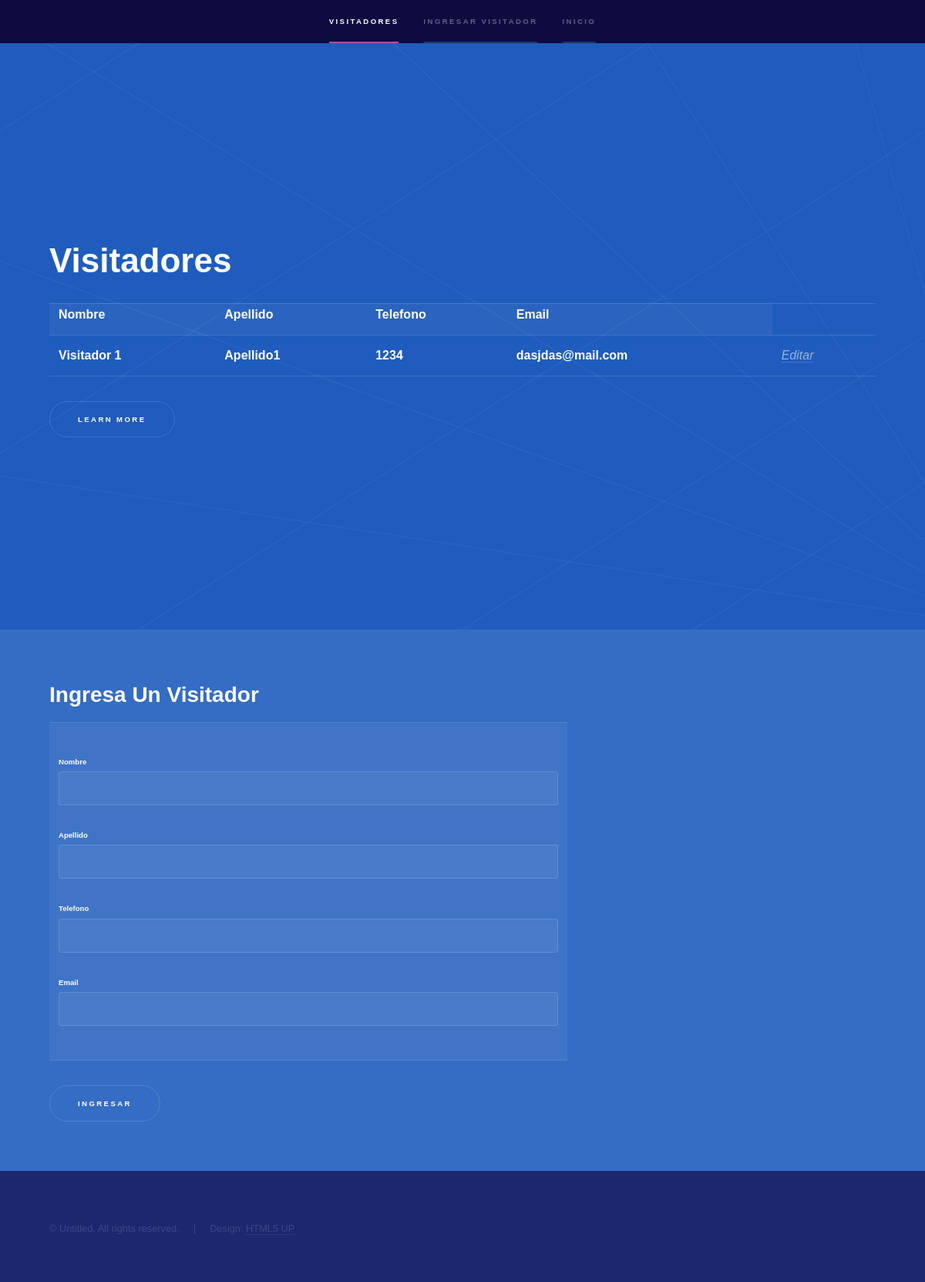
The app's page /visitador/visitador/ (signed in), older data.
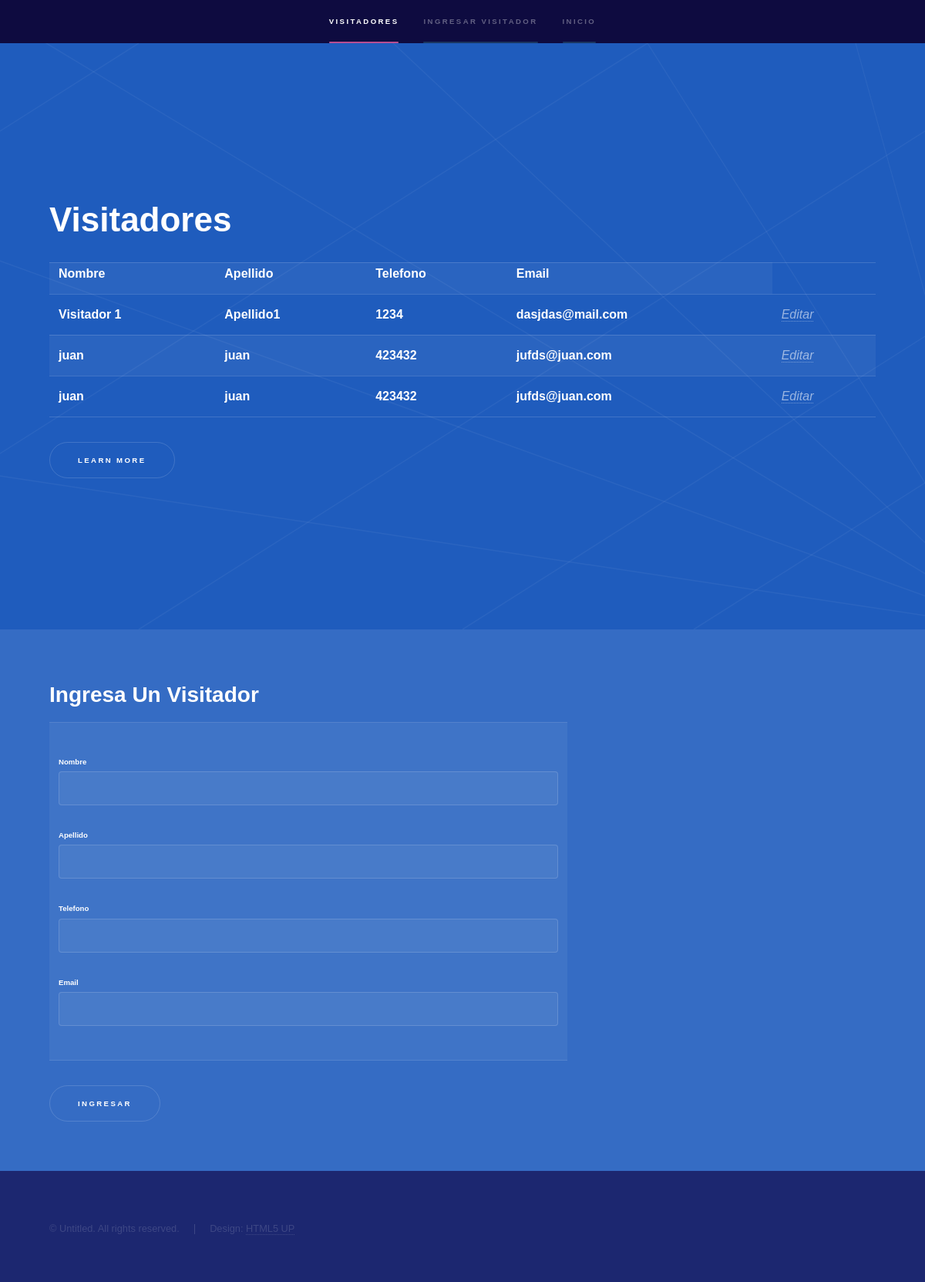
The same page, newer data.
### Visitadores/models.py (models this page shows, shortened)
class Registrar(models.Model):
    Nombre = models.CharField(max_length = 120, blank = True, null = False)
    Apellido = models.CharField(max_length = 120, blank = True, null = False)
    Telefono = models.CharField(max_length = 120, blank = True, null = False)
    Email = models.EmailField()

### Visitadores/views.py (the view)
def visitadores(request):
    form = VisitadoresModelsForms(request.POST or None)
    queryset = re.objects.all()
    if form.is_valid():
        instance = form.save(commit=False)
        instance.save()
        form = VisitadoresModelsForms()
    context = {
    "form":form,
    "queryset":queryset,
    }
    return render(request,"Visitadores/visitadores.html",context)

### Visitadores/forms.py
class VisitadoresModelsForms(forms.ModelForm):
    class Meta:
        model = Registrar
        fields = [
        "Nombre",
        "Apellido",
        "Telefono",
        "Email"
        ]

### templates/Visitadores/visitadores.html (shortened to what this page needs)
{% extends  'baseTemplate/base.html'%}
{% block navBar %}
<li><a href="#intro">Visitadores</a></li>
<li><a href="#one">Ingresar Visitador</a></li>
{% endblock %}
{% block apartados %}
  <section id="intro" class="wrapper style1 fullscreen fade-up">
    <div class="inner">
      <h1>Visitadores</h1>
      <table id="paciente">
        <tr>
            <th>Nombre</th>
            <th>Apellido</th>
            <th>Telefono</th>
            <th>Email</th>
            </tr>
            {% for dato in queryset %}
            <tr>
              <th>{{dato.Nombre}}</th>
              <th>{{dato.Apellido}}</th>
              <th>{{dato.Telefono}}</th>
              <th>{{dato.Email}}</th>
              <td><a href='editar/{{dato.id}}'><i>Editar</i></a></td>
            </tr>
            {% endfor %}
          </table>
      <ul class="actions">
        <li><a href="#one" class="button scrolly">Learn more</a></li>
      </ul>
    </div>
  </section>
  <section id="one" class="wrapper style2 spotlights">
    <section>
      <div class="content">
        <div class="inner">
          <h2>Ingresa Un Visitador</h2>
          <form method='POST' action=''>{% csrf_token %}
            <table>
              <td>
                <p><h6>Nombre</h6>{{ form.Nombre }}</p>
                <p><h6>Apellido</h6>{{form.Apellido}}</p>
                <p><h6>Telefono</h6>{{form.Telefono}}</p>
                <p><h6>Email</h6>{{form.Email}}</p>
              </td>
            </table>
            <input type = "submit" value = "Ingresar" />
          </form>
        </div>
      </div>
    </section>
  </section>
  {% endblock %}

### templates/baseTemplate/base.html (shortened to what this page needs)
<!DOCTYPE HTML>
{% load staticfiles%}
<html>
	<head>
		<link rel="stylesheet" href='{% static "assets/css/main.css" %}' />
	</head>
	<body>
			<section id="sidebar">
				<div class="inner">
					<nav>
						<ul>
							{% block navBar %}
							{% endblock %}
							<li><a href="/inicioUsuario">INICIO</a></li>
						</ul>
					</nav>
				</div>
			</section>
			<div id="wrapper">
				{% block apartados %}
				{% endblock %}
			<footer id="footer" class="wrapper style1-alt">
				<div class="inner">
					<ul class="menu">
						<li>&copy; Untitled. All rights reserved.</li><li>Design: <a href="http://html5up.net">HTML5 UP</a></li>
					</ul>
				</div>
			</footer>
	</body>
</html>

Row changes from the older to the newer data that the page shows:
added Registrar: Nombre "juan", Apellido "juan", Telefono "423432", Email "jufds@juan.com"
added Registrar: Nombre "juan", Apellido "juan", Telefono "423432", Email "jufds@juan.com"
